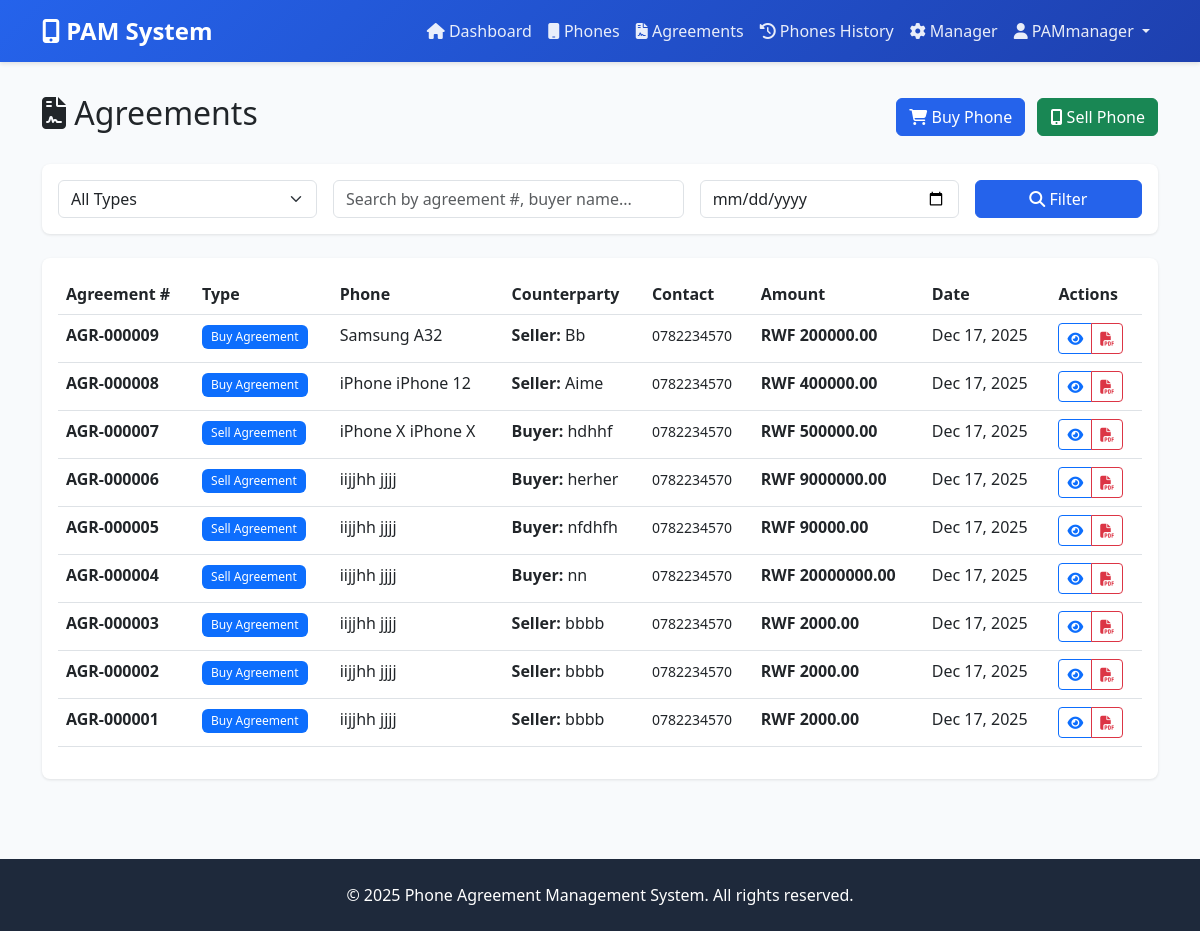
The page /agreements/ (signed in) on the database as committed earlier.
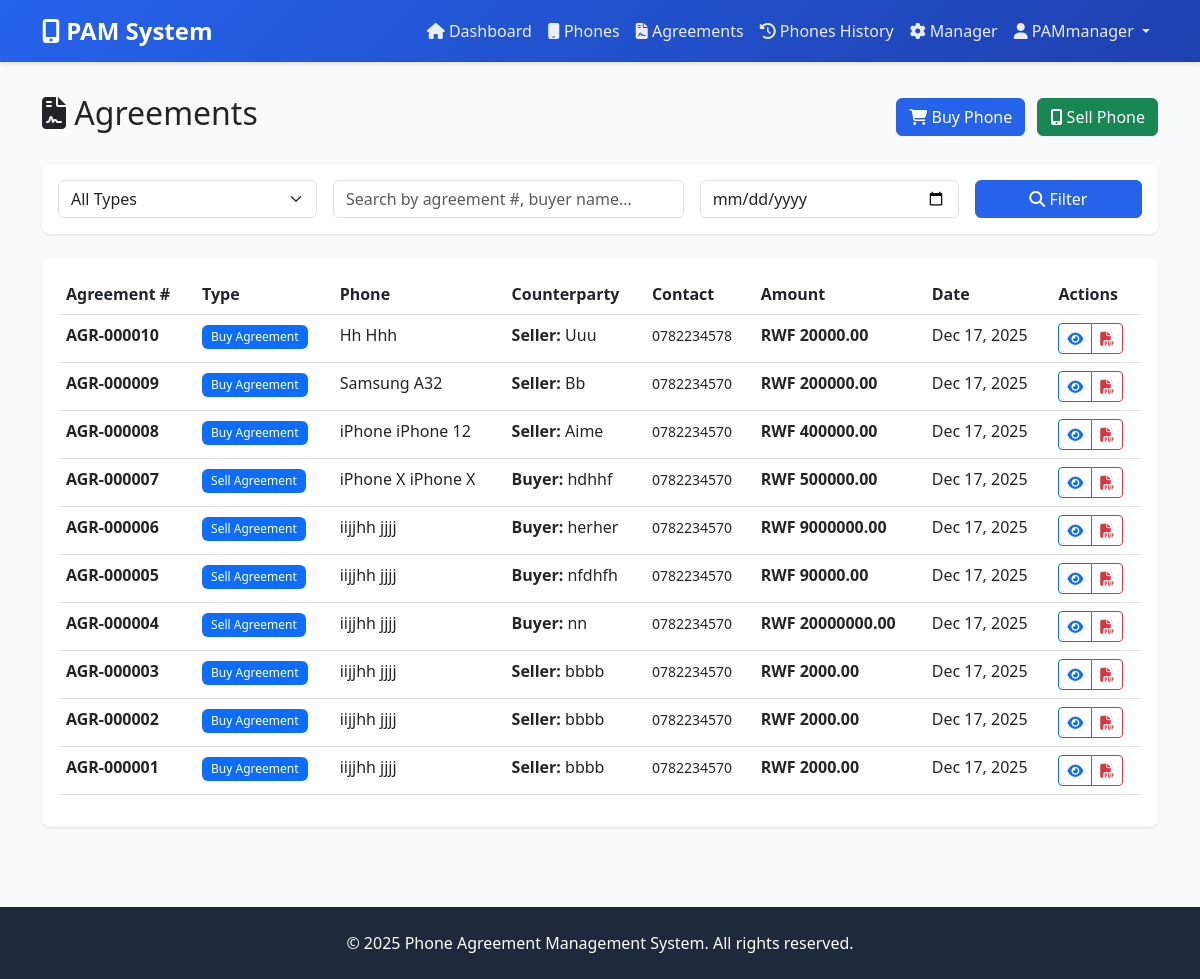
The same page on the database as committed later.
### agreements/models.py (models this page shows, shortened)
class Agreement(models.Model):
    AGREEMENT_TYPE_CHOICES = [
        ('buy', 'Buy Agreement'),
        ('sell', 'Sell Agreement'),
    ]
    agreement_type = models.CharField(max_length=4, choices=AGREEMENT_TYPE_CHOICES)
    phone = models.ForeignKey(Phone, on_delete=models.CASCADE, related_name='agreements')
    seller = models.ForeignKey(
        CustomUser,
        on_delete=models.CASCADE,
        related_name='agreements',
        help_text='Seller/dealer creating this agreement'
    )
    customer_name = models.CharField(max_length=100)
    customer_national_id = models.CharField(max_length=30)
    customer_phone = models.CharField(max_length=15, help_text='Format: 07XXXXXXXX')
    customer_address = models.TextField()
    id_photo = models.ImageField(upload_to='agreements/id_photos/', blank=True, null=True)
    passport_photo = models.ImageField(upload_to='agreements/passport_photos/', blank=True, null=True)
    signature = models.TextField(blank=True, help_text='Base64 canvas signature data')
    signature_photo = models.ImageField(upload_to='agreements/signatures/', blank=True, null=True,
                                       help_text='Signature image file for PDF')
    price = models.DecimalField(max_digits=10, decimal_places=2)
    notes = models.TextField(blank=True)
    created_at = models.DateTimeField(auto_now_add=True)
    class Meta:
        verbose_name = 'Agreement'
        verbose_name_plural = 'Agreements'
        ordering = ['-created_at']
        indexes = [
            models.Index(fields=['agreement_type', 'seller']),
            models.Index(fields=['-created_at']),
        ]
    @property
    def agreement_number(self):
        return f"AGR-{str(self.id).zfill(6)}"
    @property
    def agreed_price(self):
        return self.price

class Phone(models.Model):
    CONDITION_CHOICES = [
        ('new', 'New'),
        ('used', 'Used'),
        ('other', 'Other'),
    ]
    STATUS_CHOICES = [
        ('available', 'Available'),
        ('sold', 'Sold'),
        ('assigned', 'Assigned'),
    ]
    imei = models.CharField(max_length=15, unique=True, db_index=True,
                           help_text='15-digit IMEI number')
    serial_number = models.CharField(max_length=50, unique=True, db_index=True)
    brand = models.CharField(max_length=50)
    model = models.CharField(max_length=50)
    color = models.CharField(max_length=30)
    condition = models.CharField(max_length=10, choices=CONDITION_CHOICES, default='used')
    status = models.CharField(max_length=10, choices=STATUS_CHOICES, default='available')
    purchase_price = models.DecimalField(max_digits=10, decimal_places=2, null=True, blank=True)
    current_owner = models.ForeignKey(
        CustomUser,
        on_delete=models.CASCADE,
        related_name='owned_phones',
        help_text='Current owner/seller of this phone'
    )
    created_at = models.DateTimeField(auto_now_add=True)
    updated_at = models.DateTimeField(auto_now=True)
    class Meta:
        verbose_name = 'Phone'
        verbose_name_plural = 'Phones'
        ordering = ['-created_at']
        indexes = [
            models.Index(fields=['imei', 'serial_number']),
            models.Index(fields=['status', 'current_owner']),
        ]

### agreements/views.py (the view)
# urls.py: path('agreements/', views.agreement_list_view, name='agreement_list'),
@login_required
def agreement_list_view(request):
    agreements = Agreement.objects.all().select_related('phone', 'seller').order_by('-created_at')
    agreement_type = request.GET.get('type')
    if agreement_type:
        agreements = agreements.filter(agreement_type=agreement_type)
    search = request.GET.get('search')
    if search:
        agreements = agreements.filter(
            Q(agreement_number__icontains=search) |
            Q(buyer_name__icontains=search)
        )
    date_filter = request.GET.get('date')
    if date_filter:
        agreements = agreements.filter(created_at__date=date_filter)
    paginator = Paginator(agreements, 20)
    page_number = request.GET.get('page')
    page_obj = paginator.get_page(page_number)
    context = {
        'agreements': page_obj,
        'is_paginated': page_obj.has_other_pages(),
        'page_obj': page_obj,
    }
    return render(request, 'agreements/agreement_list.html', context)

### templates/agreements/agreement_list.html (shortened to what the changed rows need)
{% extends 'base.html' %}
{% block content %}
<div class="d-flex justify-content-between align-items-center mb-4">
    <h2><i class="fas fa-file-contract"></i> Agreements</h2>
</div>
<div class="card">
    <div class="card-body">
        <div class="table-responsive">
            <table class="table table-hover">
                <thead>
                    <tr>
                        <th>Agreement #</th>
                        <th>Type</th>
                        <th>Phone</th>
                        <th>Counterparty</th>
                        <th>Contact</th>
                        <th>Amount</th>
                        <th>Date</th>
                        <th>Actions</th>
                    </tr>
                </thead>
                <tbody>
                    {% for agreement in agreements %}
                    <tr>
                        <td><strong>{{ agreement.agreement_number }}</strong></td>
                        <td>
                            <span class="badge bg-{{ agreement.agreement_type|yesno:'primary,success' }}">
                                {{ agreement.get_agreement_type_display }}
                            </span>
                        </td>
                        <td>
                            {{ agreement.phone.brand }} {{ agreement.phone.model }}
                            <br>
                        </td>
                        <td>
                            {% if agreement.agreement_type == 'buy' %}
                                <strong>Seller:</strong> {{ agreement.customer_name }}
                            {% else %}
                                <strong>Buyer:</strong> {{ agreement.customer_name }}
                            {% endif %}
                        </td>
                        <td>
                            <small>{{ agreement.customer_phone }}</small>
                        </td>
                        <td><strong>RWF {{ agreement.agreed_price }}</strong></td>
                        <td>{{ agreement.created_at|date:"M d, Y" }}</td>
                        <td>
                            <div class="btn-group btn-group-sm">
                                <a href="{% url 'agreement_detail' agreement.pk %}"
                                   class="btn btn-outline-primary" title="View">
                                    <i class="fas fa-eye"></i>
                                </a>
                                <a href="{% url 'agreement_pdf' agreement.pk %}"
                                   class="btn btn-outline-danger" title="Download PDF">
                                    <i class="fas fa-file-pdf"></i>
                                </a>
                            </div>
                        </td>
                    </tr>
                    {% empty %}
                    <tr>
                        <td colspan="8" class="text-center text-muted">
                            No agreements found. <a href="{% url 'agreement_create' %}">Create your first agreement</a>
                        </td>
                    </tr>
                    {% endfor %}
                </tbody>
            </table>
        </div>
    </div>
</div>
{% endblock %}

Rows that differ between the two databases and show on the page:
added Agreement: agreement_number "AGR-000010", agreement_type "Buy Agreement", phone.brand "Hh", phone.model "Hhh", customer_name "Uuu", customer_phone "0782234578", agreed_price "20000.00", created_at "Dec 17, 2025"
